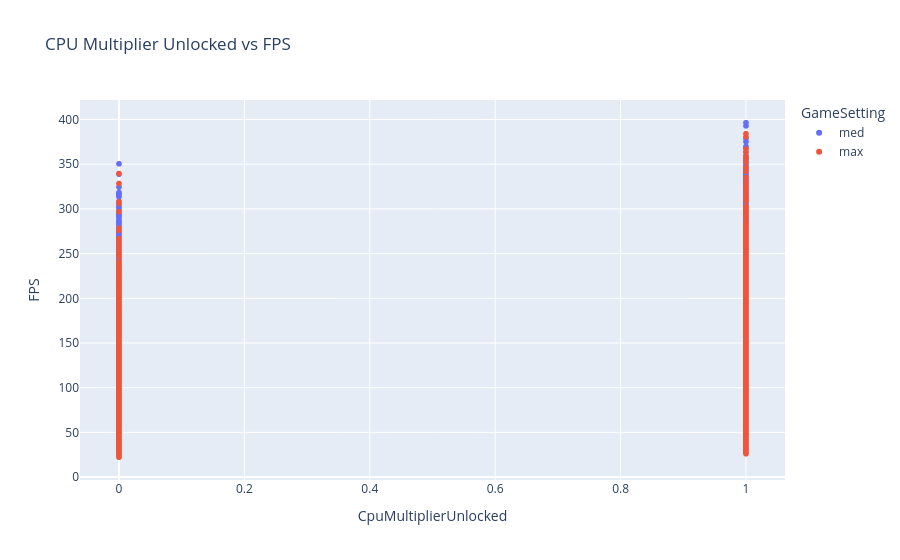

This figure's notebook cell:
### Code cell
fig = px.scatter(df,x='CpuMultiplierUnlocked',y='FPS',color='GameSetting',title='CPU Multiplier Unlocked vs FPS')
fig.show()

### Figure 1 — Plotly figure (JSON) as saved in the notebook; plotly's stock layout.template omitted (floating-point values rounded to 4 significant figures; data arrays with more than 128 entries replaced by an {"elided": "..."} marker saying what was removed)
{"data": [{"hovertemplate": "GameSetting=med<br>CpuMultiplierUnlocked=%{x}<br>FPS=%{y}<extra></extra>", "legendgroup": "med", "marker": {"color": "#636efa", "symbol": "circle"}, "mode": "markers", "name": "med", "showlegend": true, "type": "scattergl", "x": {"elided": "12312 int values"}, "xaxis": "x", "y": {"elided": "12312 float values"}, "yaxis": "y"}, {"hovertemplate": "GameSetting=max<br>CpuMultiplierUnlocked=%{x}<br>FPS=%{y}<extra></extra>", "legendgroup": "max", "marker": {"color": "#EF553B", "symbol": "circle"}, "mode": "markers", "name": "max", "showlegend": true, "type": "scattergl", "x": {"elided": "12312 int values"}, "xaxis": "x", "y": {"elided": "12312 float values"}, "yaxis": "y"}], "layout": {"legend": {"title": {"text": "GameSetting"}, "tracegroupgap": 0}, "title": {"text": "CPU Multiplier Unlocked vs FPS"}, "xaxis": {"anchor": "y", "domain": [0, 1], "title": {"text": "CpuMultiplierUnlocked"}}, "yaxis": {"anchor": "x", "domain": [0, 1], "title": {"text": "FPS"}}}}
